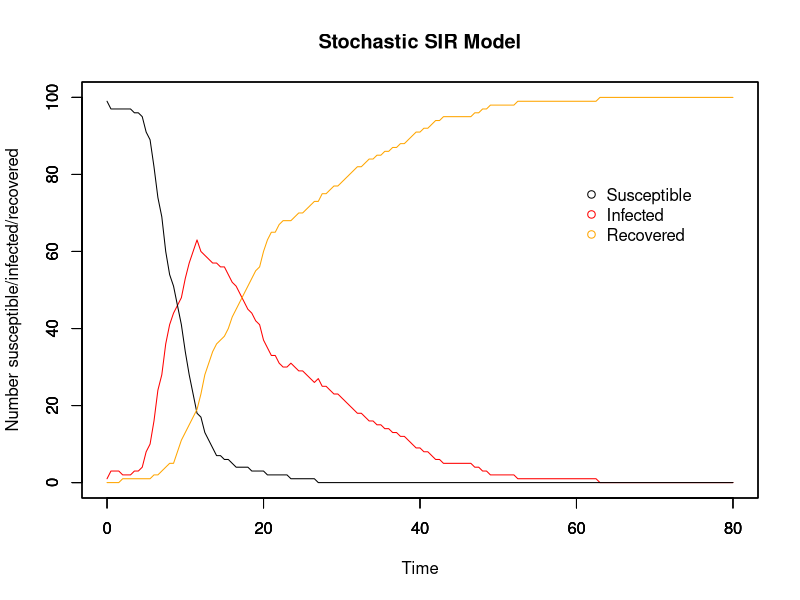

The R source for this figure:
## Population-based stochastic SIR model from scratch
## 26/10/17

##########################
## Input values for SIR ##
##########################

# Time
timestep <- 0.5
end <- 80
times <- seq(0, end, by = timestep)

# Initial population: N-1 susceptible, 1 infectious, 0 recovered
init.values = c(
  S = 100-1,
  I = 1,
  R = 0
)
N = sum(init.values)

# Beta & gammma
beta <- 5e-3
gamma <- 8e-2

###############
## The model ##
###############

# Array for holding collective disease status information for whole period of time
data <- array(0, dim =c(length(times), length(init.values)+3))
data[,1] <- times # make first column the timesteps to make plotting easier later on

set.seed(7) # Good ones: 7, 14, 22, 30

# For loops for calculating the numbers susceptible, infected, and recovered at each timepoint
for (time in times){
  if (time == 0){ # Set up the number of S/I/R at time 0
    data[1,2] <- init.values["S"] # number of susceptibles at time 0
    data[1,3] <- init.values["I"] # number of infecteds at time 0
    data[1,4] <- init.values["R"] # number of recovereds at time 0
    data[1,5] <- init.values["I"] # number newly infected at time 0
    data[1,6] <- init.values["R"] # number newly recovered at time 0
    
  } else{
    whole_time <- 1/timestep * time # makes time into the whole number that it corresponds to in the array
    
    inf <- rbinom(1, size = data[whole_time,2], (1-(exp(-beta*data[whole_time,3]*timestep)))) # number who become infected in this timestep
    rec <- rbinom(1, size = data[whole_time,3], (1-(exp(-gamma*timestep)))) # number who become recovered in this timestep
    
    data[whole_time+1,2] <- data[whole_time,2] - inf # number of susceptibles at other times
    
    data[whole_time+1,3] <- data[whole_time,3]  + inf - rec # number of infecteds at other times
    
    data[whole_time+1,4] <- data[whole_time,4] + rec # number of recovereds at other times
    
    data[whole_time+1,5] <- data[whole_time+1,3] - data[whole_time,3] + data[whole_time+1,4] - data[whole_time,4] # number of newly infected
    
    data[whole_time+1,6] <- data[whole_time+1,4] - data[whole_time,4] # number of newly recovered
  }
}

###############
## SIR plots ##
###############

run_stoch <- data.frame(data) # make array into a dataframe
colnames(run_stoch) <- c("time","S", "I", "R", "new_I", "new_R")

par(mfrow = c(1,1))

# Plot for SIR model
plot(x = run_stoch$time, y = run_stoch$I, type = "l", col = "red", ylim = c(0,N),
     xlab = "Time", ylab = "Number susceptible/infected/recovered", main = "Stochastic SIR Model")
par(new=T)
plot(x = run_stoch$time, y = run_stoch$S, type = "l", ylim = c(0,N), ylab = "", xlab = "") # add susceptible line
par(new=T)
plot(x = run_stoch$time, y = run_stoch$R, type = "l", col = "orange", ylim = c(0,N), ylab = "", xlab = "") # recovered

# Add legend
legend(60, 0.8*N, c("Susceptible", "Infected", "Recovered"), pch = 1, col = c("black", "red", "orange"), bty = "n")

###############
## Save data ##
###############

setwd("C:/Users/Janetta Skarp/OneDrive - Imperial College London/MRes_BMR/Project_1/Work_folder/Data")

# Save SIR data 
write.csv(run_stoch, file = "run_stoch.csv", row.names = FALSE)
